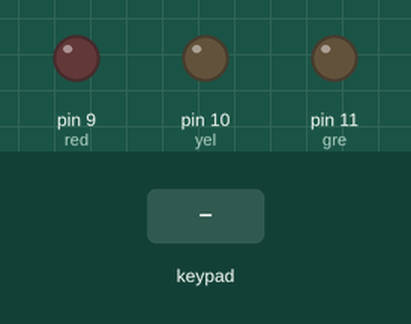
Simulated run of this sketch. Board: Arduino Uno, built with avr-gcc and run on an emulated ATmega328P. On the bench: output pins drawn as LEDs (lit = HIGH). Dashed ring = blinking. The test bench sets the inputs (shaded band).

Above: at 1.2 s.
1.3 s: key '9' pressed
At 1.45 s:
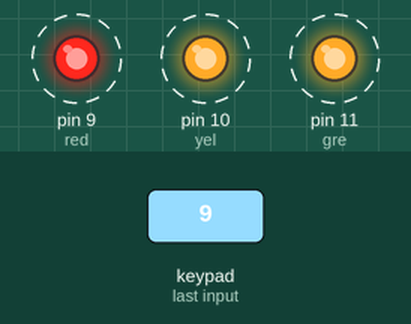
4.3 s: keypad keys 5 4 3 2 # pressed 0.4 s apart
At 7.0 s:
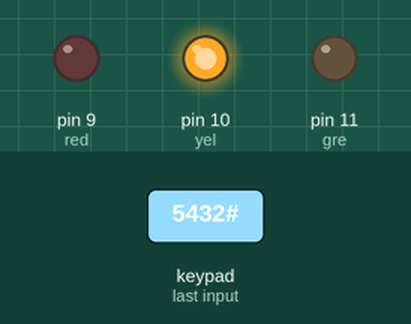
7.8 s: key '1' pressed
At 8.2 s:
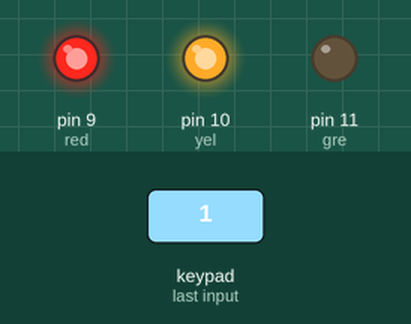
9.3 s: keypad keys 5 4 3 2 pressed 0.4 s apart
At 11.4 s:
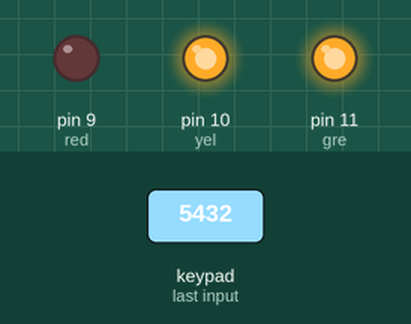
12.4 s: key '*' pressed
At 12.9 s:
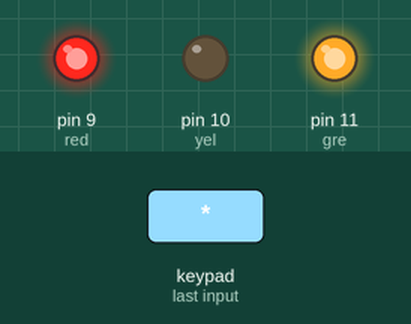
13.9 s: key '2' pressed
At 15.2 s:
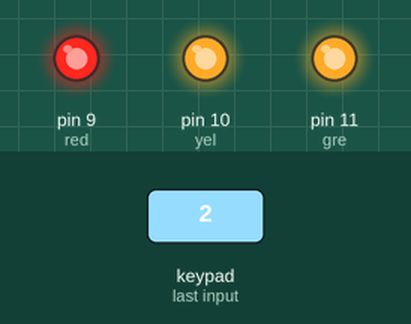
Timing chart, 0 to 16.4 s (numbered marks = the images above; inputs shaded):
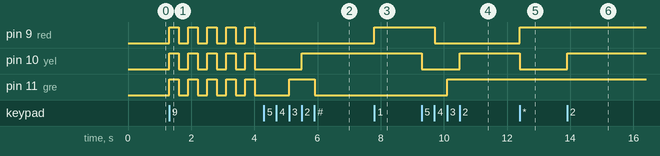

Measured:
- after the input at 1.3 s, pin 9 (red), pin 10 (yel), pin 11 (gre): alternates HIGH for 0.30 s and LOW for 0.30 s, starting at once
- after the input at 4.3 s, pin 10 (yel): LOW → HIGH after 1.2 s; pin 11 (gre): LOW → HIGH after 0.80 s, → LOW 0.80 s later
- after the input at 7.8 s, pin 9 (red): LOW → HIGH at once
- after the input at 9.3 s, pin 9 (red): HIGH → LOW after 0.41 s; pin 10 (yel): HIGH → LOW at once, → HIGH 1.2 s later; pin 11 (gre): LOW → HIGH after 0.81 s
- after the input at 12.4 s, pin 9 (red): LOW → HIGH at once; pin 10 (yel): HIGH → LOW at once
- after the input at 13.9 s, pin 10 (yel): LOW → HIGH at once

The sketch:

KeypadLedControl.ino
```cpp
#include <Keypad.h>

const byte ROWS = 4;
const byte COLS = 3;
char keys[ROWS][COLS] = {
  {'1', '2', '3'},
  {'4', '5', '6'},
  {'7', '8', '9'},
  {'*', '0', '#'}
};
byte rowPins[ROWS] = {5, 4, 3, 2};
byte colPins[COLS] = {6, 7, 8};
Keypad keypad = Keypad(makeKeymap(keys), rowPins, colPins, ROWS, COLS);

const int red = 9;
const int yel = 10;
const int gre = 11;

bool blinkState = false;

void setup() {
  pinMode(red, OUTPUT);
  pinMode(yel, OUTPUT);
  pinMode(gre, OUTPUT);
}

void loop() {
  char key = keypad.getKey();

  if (key) {
    switch (key) {
      case '1':
        digitalWrite(red, HIGH);
        break;
      case '4':
        digitalWrite(red, LOW);
        break;
      case '2':
        digitalWrite(yel, HIGH);
        break;
      case '5':
        digitalWrite(yel, LOW);
        break;
      case '3':
        digitalWrite(gre, HIGH);
        break;
      case '6':
        digitalWrite(gre, LOW);
        break;
      case '7':
        digitalWrite(red, HIGH);
        digitalWrite(yel, HIGH);
        digitalWrite(gre, HIGH);
        break;
      case '9':
        blinkAll();
        break;
      case '8':
        digitalWrite(red, LOW);
        digitalWrite(yel, LOW);
        digitalWrite(gre, LOW);
        break;
      case '*':
        digitalWrite(red, HIGH);
        digitalWrite(gre, HIGH);
        digitalWrite(yel, LOW);
        break;
      case '#':
        digitalWrite(red, LOW);
        digitalWrite(gre, LOW);
        digitalWrite(yel, HIGH);
        break;
    }
  }
}

void blinkAll() {
  for (int i = 0; i < 10; i++) {
    blinkState = !blinkState;
    digitalWrite(red, blinkState);
    digitalWrite(yel, blinkState);
    digitalWrite(gre, blinkState);
    delay(300);
  }
}
```
